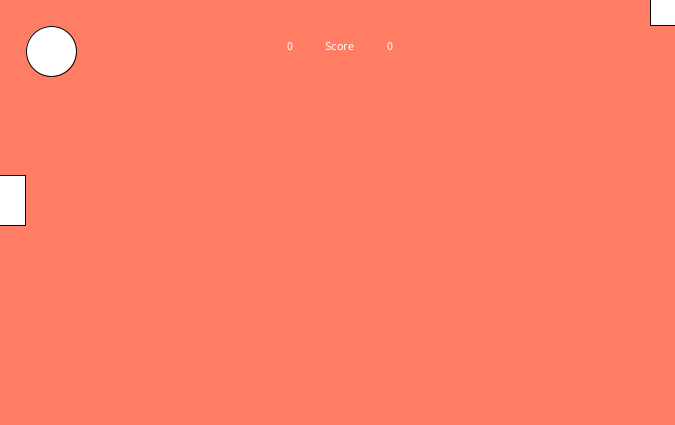
Frame 1 (no input)
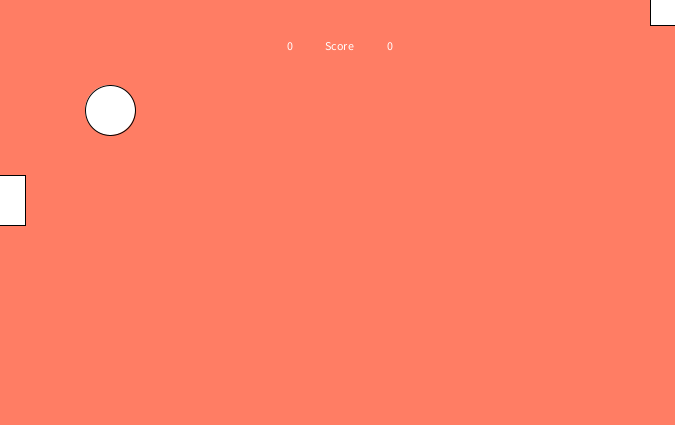
Frame 60 (the mouse pressed at the canvas centre just before this capture)
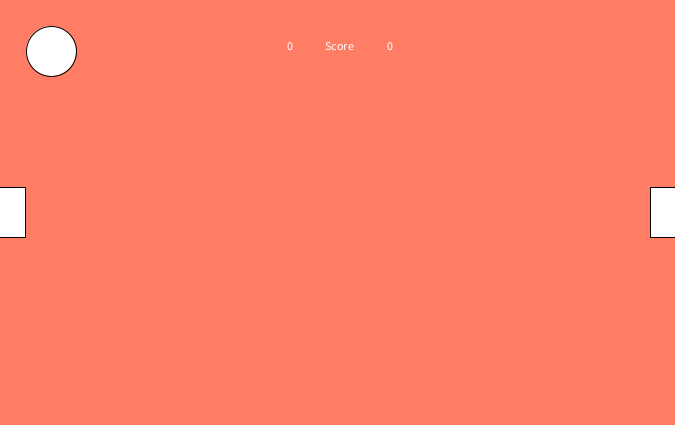
Frame 120 (the mouse held since frame 60 and released just before this capture)

The Processing sketch that drew these frames (run headless with seeded random() and noise(); from frame 60 on, the mouse is pressed at the canvas centre):

// Processing sketch: Graulich_Pong_Game
// ── Graulich_Pong_Game.pde
int x=50;
int y=50;
int ell=50;
int rec=50;
int vx=1;
int vy=1;
int k=200;
int score1=0;
int score2=0;
void setup() {
  size(675, 425);
}
void draw() {
  rectMode(CENTER);
  frameRate(375);
  x+=vx;
  y+=vy;
  background(255, 125, 100);
  ellipse(x, y, ell, ell);
  text("Score", width/2-12.5, 50);
  text(score1, width/2-50, 50);
  text(score2, width/2+50, 50);
  if (x+ell/2>=width) {
    vx=-1;
    score2=score2+1;
  }
  if (y+ell/2>=height) {
    vy=-1;
  }
  if (x-ell/2<=0) {
    vx=1;
    score1=score1+1;
  }
  if (y-ell/2<=0) {
    vy=1;
  }
  rect(width, mouseY, rec, rec);
  if (x+ell/2>=width-rec/2 && y+ell/2>=mouseY-rec/2 && y-ell/2<=mouseY+rec/2) {
    vx=-1;
  }
  rect(0, k, rec, rec);
  if (x-ell/2<=rec/2 && y+ell/2>=k-rec/2 && y-ell/2<=k+rec/2) {
    vx=1;
  }
  if (keyPressed) {
    if (key=='w') {
      k+=-1;
    }
  }
  if (keyPressed) {
    if (key=='s') {
      k+=1;
    }
  }
  if (score1 >= 10) {
    x=width/2;
    y=1000;
    text("PLAYER 1 WINS!", width/2, height/2);
    text("CLICK TO RESTART", width/2, height/2+20);
  }
  if (mousePressed) {
    score1 = 0;
    score2 = 0;
    x=50;
    y=50;
    k=height/2;
    vx=1;
  }

  if (score2 >= 10) {
    x=width/2;
    y=1000;
    text("PLAYER 2 WINS!", width/2, height/2);
    text("CLICK TO RESTART", width/2, height/2+20);
  }
  if (mousePressed) {
    score1 = 0;
    score2 = 0;
    x=50;
    y=50;
    k=height/2;
    vx=1;
  }
}
